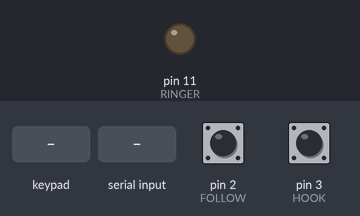
This sketch was run on a simulated Arduino Uno, built with avr-gcc and run on an emulated ATmega328P. Parts: output pins drawn as LEDs (lit = HIGH). The inputs (shaded band) are chosen by the test bench; at power-on: pin 2 (FOLLOW) HIGH, pin 3 (HOOK) HIGH. What the sketch prints to the serial monitor is not drawn.

Above: at 1.2 s.
1.3 s: pin 2 (FOLLOW) pulled LOW for 0.15 s
2.9 s: key '1' pressed
4.4 s: keypad keys 7 6 5 4 # pressed 0.4 s apart
7.9 s: byte 82 (RING_START) received over Serial
At 8.1 s:
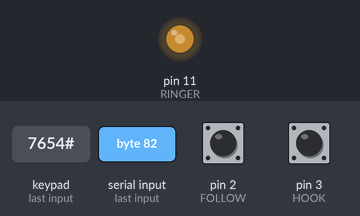
9.8 s: key '*' pressed
11.3 s: keypad keys 1 0 9 8 pressed 0.4 s apart
Timing chart, 0 to 14.3 s (numbered marks = the images above; inputs shaded):
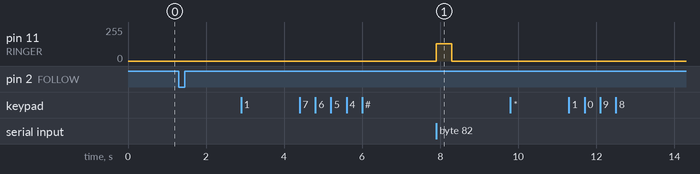

Measured:
- after the input at 1.3 s, every drawn part: stays the same
- after the input at 2.9 s, every drawn part: stays the same
- after the input at 4.4 s, every drawn part: stays the same
- after the input at 7.9 s, pin 11 (RINGER): 0/255 → 128/255 at once, → 0/255 0.40 s later
- after the input at 9.8 s, every drawn part: stays the same
- after the input at 11.3 s, every drawn part: stays the same

The sketch:

Payphone.ino
```cpp
// (licence header left out)
#include <Keypad.h>

#define VERSION 0.1


// key pad setup
const byte rows = 4; //four rows
const byte cols = 3; //three columns
char keys[rows][cols] = {
    {'1','2','3'},
    {'4','5','6'},
    {'7','8','9'},
    {'*','0','#'}
};
byte rowPins[rows] = {7, 6, 5, 4}; //connect to the row pinouts of the keypad
byte colPins[cols] = {10, 9, 8}; //connect to the column pinouts of the keypad
Keypad keypad = Keypad( makeKeymap(keys), rowPins, colPins, rows, cols );


#define RING_START 'R'
#define RING_STOP 'r'
#define ON_HOOK 'H'
#define OFF_HOOK 'h'
#define FOLLOW_KEY 'F'

#define HOOK 3
#define FOLLOW 2
#define RINGER 11

#define HOOK_TIMEOUT 5
#define RING_ON_TIME 400
#define RING_OFF_TIME 200


int8_t incoming;
volatile uint8_t newHookState = 0;
volatile uint8_t newFollowState = 1;
uint8_t hookState = 0;
uint32_t hookTimeOut = 0;
uint8_t followState = 1;
uint8_t ringingState = 0;
uint32_t ringingTimmer = 0;
uint8_t ringingStage = 0;


void setup()
{
    pinMode(HOOK, INPUT);
    pinMode(FOLLOW, INPUT);
    digitalWrite(HOOK, HIGH);
    digitalWrite(FOLLOW, HIGH);

    Serial.begin(9600);

//    keypad.addEventListener(keypadEvent);  // Add an event listener.
//    keypad.setHoldTime(500);               // Default is 1000mS
//    keypad.setDebounceTime(250);           // Default is 50mS

    attachInterrupt(1, hook, CHANGE);
    attachInterrupt(0, follow, FALLING);

    Serial.print(digitalRead(HOOK) ? OFF_HOOK : ON_HOOK);
}

void loop()
{
    if (Serial.available()) {
        incoming = Serial.read();
        switch (incoming) {
            case RING_START:
                ringStart();
                break;
            case RING_STOP:
                ringStop();
                break;
            case ON_HOOK:
            case OFF_HOOK:
                Serial.print(digitalRead(HOOK) ? OFF_HOOK : ON_HOOK);
            default:
                break;
        }
    }

    char key = keypad.getKey();

    if (key != NO_KEY){
      Serial.print(key);
    }

    if (followState != newFollowState) {
        followState = newFollowState;
        if (!followState)
            Serial.print(FOLLOW_KEY);
    }

    if (hookState != newHookState && (millis() - hookTimeOut) > HOOK_TIMEOUT) {
        hookTimeOut = millis();
        hookState = newHookState;
        Serial.print(hookState ? OFF_HOOK : ON_HOOK);
    }

    if (ringingState) {
        switch (ringingState) {
            case 1:
                if ((millis() - ringingTimmer) > RING_ON_TIME) {
                    ringingTimmer = millis();
                    analogWrite(RINGER, 0);
                    ringingState = 0;
                }
                break;

            case 0:
                if ((millis() - ringingTimmer) > RING_OFF_TIME) {
                    ringingTimmer = millis();
                    analogWrite(RINGER, 128);
                    ringingState = 1;
                }
                break;

            default:
                break;
        }
    }
}

void hook()
{
        newHookState = digitalRead(HOOK);
}

void follow()
{
        newFollowState = digitalRead(FOLLOW);
}

void ringStart()
{
    ringingState = true;
    ringingTimmer = millis();
    analogWrite(RINGER,128);
    ringingStage = 1;
}

void ringStop()
{
    ringingState = false;
    analogWrite(RINGER, 0);
}
```
